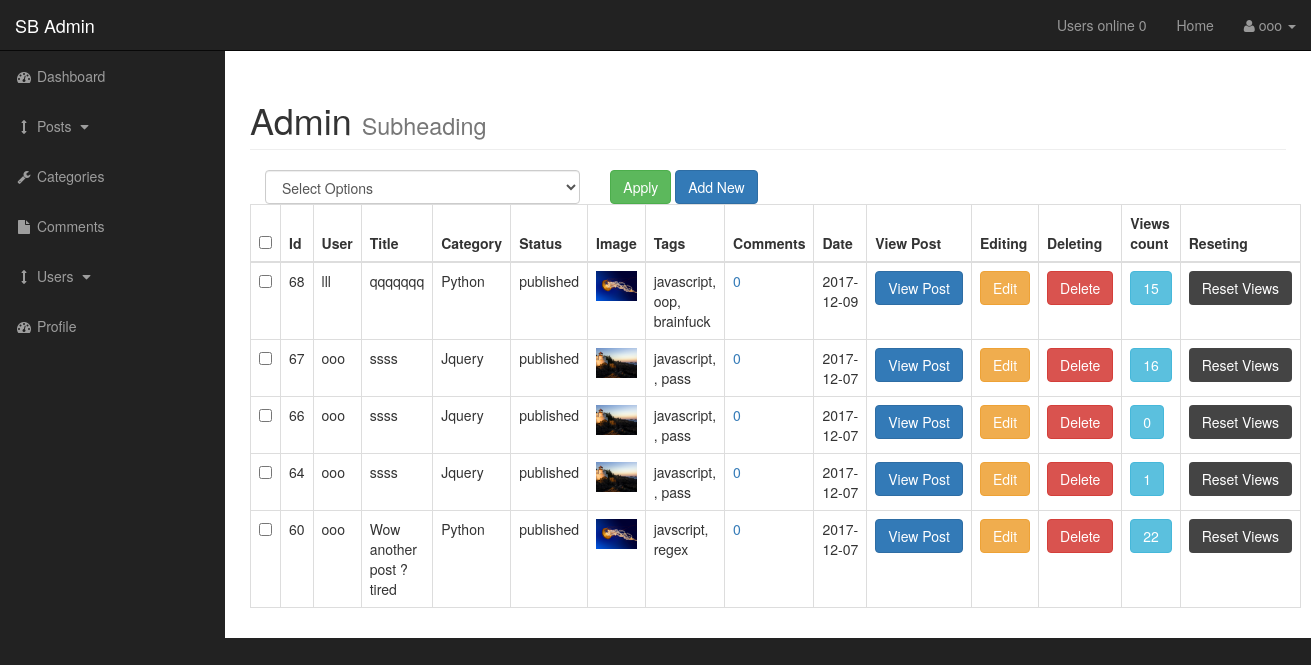
Page /admin/posts.php (signed in) on the committed database.
### tables this page shows
CREATE TABLE `posts` (
  `post_id` int(3) NOT NULL,
  `post_category_id` int(3) NOT NULL,
  `post_title` varchar(255) NOT NULL,
  `post_author` varchar(255) NOT NULL,
  `post_user` varchar(255) NOT NULL,
  `post_date` date NOT NULL,
  `post_image` text NOT NULL,
  `post_content` text NOT NULL,
  `post_tags` varchar(255) NOT NULL,
  `post_comment_count` varchar(255) NOT NULL,
  `post_status` varchar(255) NOT NULL DEFAULT 'draft',
  `post_views_count` int(11) NOT NULL
);

CREATE TABLE `category` (
  `cat_id` int(3) NOT NULL,
  `cat_title` varchar(255) NOT NULL
);

### admin/includes/view_all_posts.php (the view, shortened to what this page needs)
<form action="" method="post">
                  <table class="table table-bordered table-hover">
                    <div id="bulkOptionsContainer" class="col-xs-4">
                      <select name="bulk_options" id="" class="form-control">
                        <option value="">Select Options</option>
                      </select>
                    </div>
                    <div class="col-xs-4">
                      <input type="submit" class="btn btn-success" value="Apply">
                      <a href="posts.php?source=add_post" class="btn btn-primary">Add New</a>
                    </div>
                    <thead>
                      <tr>
                        <th><input id="selectAllBoxes" type="checkbox"></th>
                        <th>Id</th>
                        <th>User</th>
                        <th>Title</th>
                        <th>Category</th>
                        <th>Status</th>
                        <th>Image</th>
                        <th>Tags</th>
                        <th>Comments</th>
                        <th>Date</th>
                        <th>View Post</th>
                        <th>Editing</th>
                        <th>Deleting</th>
                        <th>Views count</th>
                        <th>Reseting</th>
                      </tr>
                    </thead>
                    <tbody>
              <?php
 $query = "SELECT posts.post_id, posts.post_author, posts.post_user, posts.post_title,posts.post_category_id, posts.post_status, posts.post_image, ";
 $query .= "posts.post_tags , posts.post_comment_count , posts.post_date , posts.post_views_count , category.cat_id , category.cat_title ";
 $query .= " FROM posts ";
 $query .= "LEFT JOIN category ON posts.post_category_id = category.cat_id order by posts.post_id desc";
  $select_posts = mysqli_query($connection, $query);
  while ($row = mysqli_fetch_assoc( $select_posts )) {
    $post_id            = $row['post_id'];
    $post_author        = $row['post_author'];
    $post_user          = $row['post_user'];
    $post_title         = $row['post_title'];
    $post_status        = $row['post_status'];
    $post_image         = $row['post_image'];
    $post_tags          = $row['post_tags'];
    $post_date          = $row['post_date'];
    $post_views_count   = $row['post_views_count'];
    $category_title   = $row['cat_title'];
    echo "<tr>";
    ?>
    <td><input class='checkBoxes' type='checkbox' name='checkBoxArray[]' value='<?php echo $post_id; ?>'></td>
    <?php
    echo "<td>{$post_id}</td>";
    if(!empty($post_author)){
    echo "<td>{$post_author}</td>";
} elseif(!empty($post_user)) {
  echo "<td>{$post_user}</td>";
}
    echo "<td>{$post_title}</td>";
    echo "<td>{$category_title}</td>";
    echo "<td>{$post_status}</td>";
    echo "<td><img src='../images/$post_image' class='img img-responsive' width='100px'></td>";
    echo "<td>{$post_tags}</td>";
    $query = "SELECT * from comments where comment_post_id = $post_id";
    $send_comment_query = mysqli_query($connection, $query);
    $count_comments = mysqli_num_rows($send_comment_query);
    echo "<td><a href='post_comments.php?id=$post_id'>$count_comments</a></td>";
    echo "<td>{$post_date}</td>";
    echo "<td><a href='../post.php?p_id={$post_id}' class='btn btn-primary'>View Post</a></td>";
    echo "<td><a href='posts.php?source=edit_post&p_id={$post_id}' class='btn btn-warning'>Edit</a></td>";
    ?>
    <form method="post" action="posts.php?post_id<?php $post_id?>&delete=Delete">
      <?php
      echo '<td><input type="submit" class="btn btn-danger" name="delete" value="Delete"</td>';
      ?>
    </form>
    <?php
    echo "<td><a href='#' class='btn btn-info'>{$post_views_count}</a></td>";
    echo "<td><a href='posts.php?reset={$post_id}' class='btn' style='background-color: #444; color: #fff; '>Reset Views</a></td>";
    echo "</tr>";
}
                    ?>
                    </tbody>
                  </table>
                  </form>

### admin/css/sb-admin.css (style rules this page uses)
body { margin-top: 100px; background-color: #222; }
@media (min-width:768px) { body { margin-top: 50px; } }

### rows in the picture
posts: post_id "68", post_user "lll", post_title "qqqqqqq", category.cat_title "Python", post_status "published", post_image (picture), post_tags "javascript, oop, brainfuck", count_comments "0", post_date "2017-12-09", post_views_count "15"
posts: post_id "67", post_user "ooo", post_title "ssss", category.cat_title "Jquery", post_status "published", post_image (picture), post_tags "javascript, , pass", count_comments "0", post_date "2017-12-07", post_views_count "16"
posts: post_id "66", post_user "ooo", post_title "ssss", category.cat_title "Jquery", post_status "published", post_image (picture), post_tags "javascript, , pass", count_comments "0", post_date "2017-12-07", post_views_count "0"
posts: post_id "64", post_user "ooo", post_title "ssss", category.cat_title "Jquery", post_status "published", post_image (picture), post_tags "javascript, , pass", count_comments "0", post_date "2017-12-07", post_views_count "1"
posts: post_id "60", post_user "ooo", post_title "Wow another post ? tired", category.cat_title "Python", post_status "published", post_image (picture), post_tags "javscript, regex", count_comments "0", post_date "2017-12-07", post_views_count "22"

### other values in the picture
users_online() "0"
$_SESSION['username'] "ooo"
